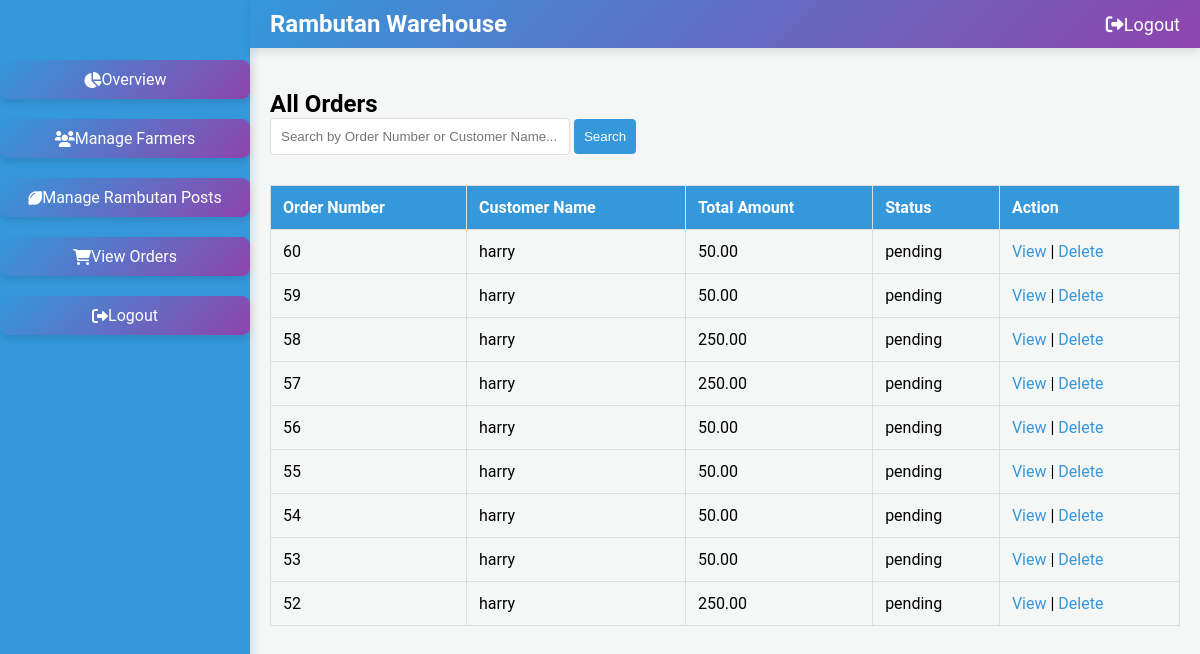
/orders/, run on an earlier commit of the app's database.
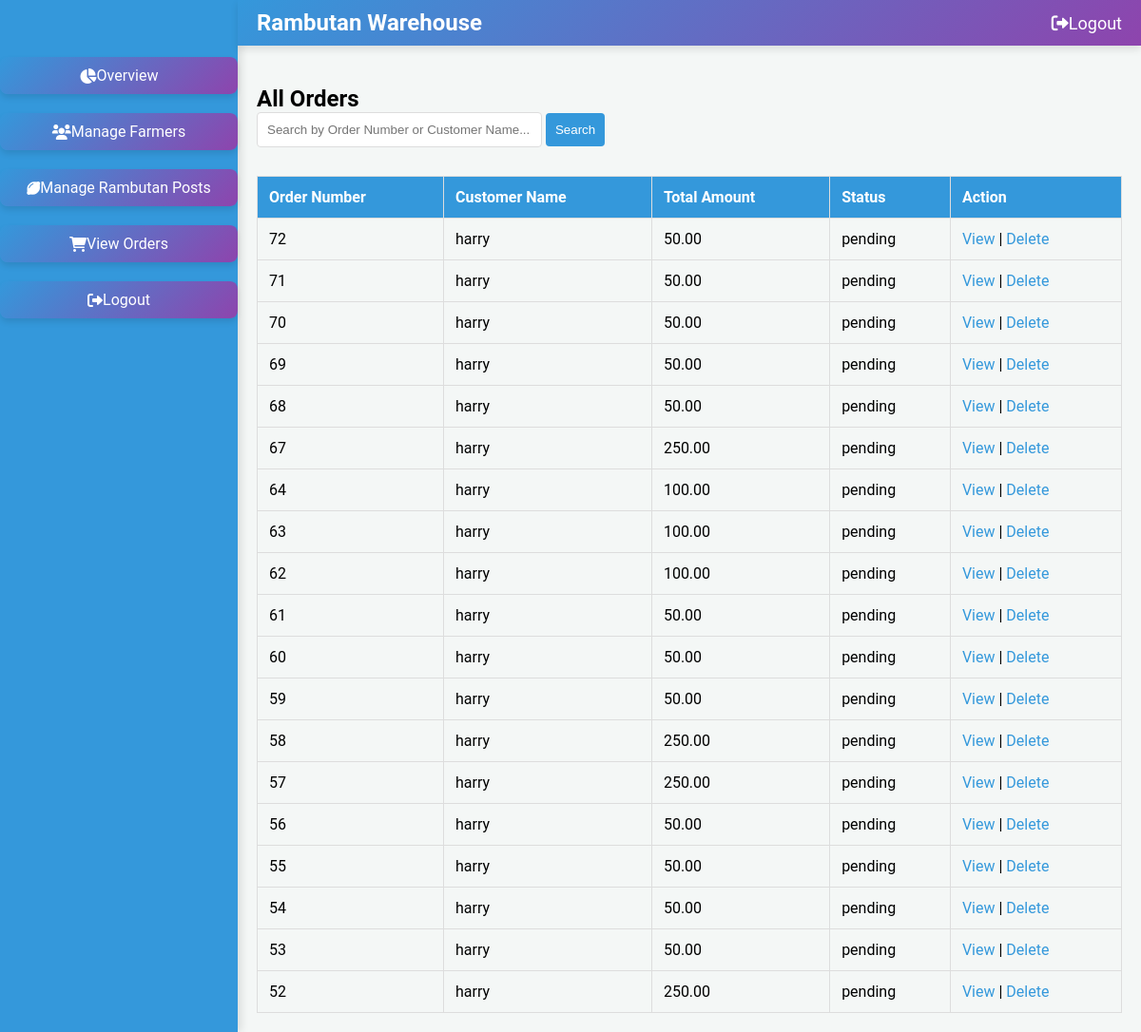
And on a later commit of the database.
### warehouse/models.py (models this page shows, shortened)
class Order(models.Model):
    billing_detail = models.ForeignKey(BillingDetail, on_delete=models.CASCADE, related_name='orders')
    user = models.ForeignKey(settings.AUTH_USER_MODEL, on_delete=models.CASCADE, related_name='orders')
    total_amount = models.DecimalField(max_digits=10, decimal_places=2)
    payment_method = models.CharField(max_length=50)
    order_number = models.AutoField(primary_key=True)
    razorpay_order_id = models.CharField(max_length=255, blank=True, null=True)
    razorpay_payment_id = models.CharField(max_length=255, blank=True, null=True)
    razorpay_signature = models.CharField(max_length=255, blank=True, null=True)
    PAYMENT_STATUS_CHOICES = [
        ('pending', 'Pending'),
        ('completed', 'Completed'),
        ('failed', 'Failed')
    ]
    payment_status = models.CharField(max_length=20, choices=PAYMENT_STATUS_CHOICES, default='pending')
    created_at = models.DateTimeField(default=timezone.now)
    STATUS_CHOICES = [
        ('cancelled','cancelled'),
        ('pending', 'Pending'),
        ('processed', 'Processed'),
        ('shipped', 'Shipped'),
        ('delivered', 'Delivered')
    ]
    order_status = models.CharField(max_length=20, choices=STATUS_CHOICES, default='pending')
    class Meta:
        ordering = ['-created_at']

class Registeruser(AbstractUser):
    username = models.EmailField(unique=True)
    name = models.CharField(max_length=50,default='noname')
    contact = models.CharField(max_length=250, blank=True)
    address = models.CharField(max_length=250, blank=True)
    place = models.CharField(max_length=100, blank=True)
    role = models.CharField(max_length=10, choices=ROLE_CHOICES)
    groups = models.ManyToManyField(
        Group,
        related_name='registeruser_set',  # Custom related_name
        blank=True,
        help_text='The groups this user belongs to. A user will get all permissions granted to each of their groups.'
    )
    user_permissions = models.ManyToManyField(
        Permission,
        related_name='registeruser_set',  # Custom related_name
        blank=True,
        help_text='Specific permissions for this user.'
    )

### warehouse/views.py (the view)
# urls.py: path('orders/', views.view_orders, name='view_orders'),
def view_orders(request):
    query = request.GET.get('search', '')
    if query:
        orders = Order.objects.filter(
            Q(order_number__icontains=query) | Q(customer__name__icontains=query)
        )
    else:
        orders = Order.objects.all()
    return render(request, 'view_orders.html', {'orders': orders})

### warehouse/templates/view_orders.html (shortened to what this page needs)
{% load static %}
<!DOCTYPE html>
<html lang="en">
<head>
    <link rel="stylesheet" href="https://cdnjs.cloudflare.com/ajax/libs/font-awesome/6.0.0-beta3/css/all.min.css">
   <link href="https://cdn.jsdelivr.net/npm/sweetalert2@11/dist/sweetalert2.min.css" rel="stylesheet">
</head>
<body>
    <div class="sidebar">
        <ul>
            <li><a href="{% url 'admin_dashboard' %}"><i class="fas fa-chart-pie"></i> Overview</a></li>
            <li><a href="{% url 'manage_farmers' %}"><i class="fas fa-users"></i> Manage Farmers</a></li>
            <li><a href="{% url 'manage_rambutan_posts' %}"><i class="fas fa-lemon"></i> Manage Rambutan Posts</a></li>
            <li><a href="{% url 'view_orders' %}"><i class="fas fa-shopping-cart"></i> View Orders</a></li>
            <li><a href="{% url 'logout' %}"><i class="fas fa-sign-out-alt"></i> Logout</a></li>
        </ul>
    </div>
    <div class="top-navbar">
        <div class="logo">
            <span class="logo-text">Rambutan Warehouse</span>
        </div>
        <ul>
            <li><a href="{% url 'logout' %}"><i class="fa fa-sign-out-alt"></i> Logout</a></li>
        </ul>
    </div>
    <div class="main">
        <h2>All Orders</h2>
        <div class="search-container">
            <form method="GET" action="">
                <input type="text" name="search" placeholder="Search by Order Number or Customer Name...">
                <button type="submit">Search</button>
            </form>
        </div>
        <div class="table-container">
            <table>
                <tr>
                    <th>Order Number</th>
                    <th>Customer Name</th>
                    <th>Total Amount</th>
                    <th>Status</th>
                    <th>Action</th>
                </tr>
                {% for order in orders %}
                <tr>
                    <td>{{ order.order_number }}</td>
                    <td>{{ order.user.name }}</td>
                    <td>{{ order.total_amount }}</td>
                    <td>pending</td>
                    <td>
                        {% if order.order_number %}
                            <a href="{% url 'view_order_detail' order.order_number %}">View</a> |
                            <a href="{% url 'delete_order' order.order_number %}" onclick="return confirm('Are you sure you want to delete this order?');">Delete</a>
                        {% else %}
                            <span>No ID Available</span>
                        {% endif %}
                    </td>
                </tr>
                {% empty %}
                <tr>
                    <td colspan="5">No orders found</td>
                </tr>
                {% endfor %}
            </table>
        </div>
    </div>
</body>
</html>

What changed in the data, as far as the page shows it:
added Order: order_number "72", user.name "harry", total_amount "50.00", shows "View"
added Order: order_number "71", user.name "harry", total_amount "50.00", shows "View"
added Order: order_number "70", user.name "harry", total_amount "50.00", shows "View"
added Order: order_number "69", user.name "harry", total_amount "50.00", shows "View"
added Order: order_number "68", user.name "harry", total_amount "50.00", shows "View"
added Order: order_number "67", user.name "harry", total_amount "250.00", shows "View"
added Order: order_number "64", user.name "harry", total_amount "100.00", shows "View"
added Order: order_number "63", user.name "harry", total_amount "100.00", shows "View"
added Order: order_number "62", user.name "harry", total_amount "100.00", shows "View"
added Order: order_number "61", user.name "harry", total_amount "50.00", shows "View"
